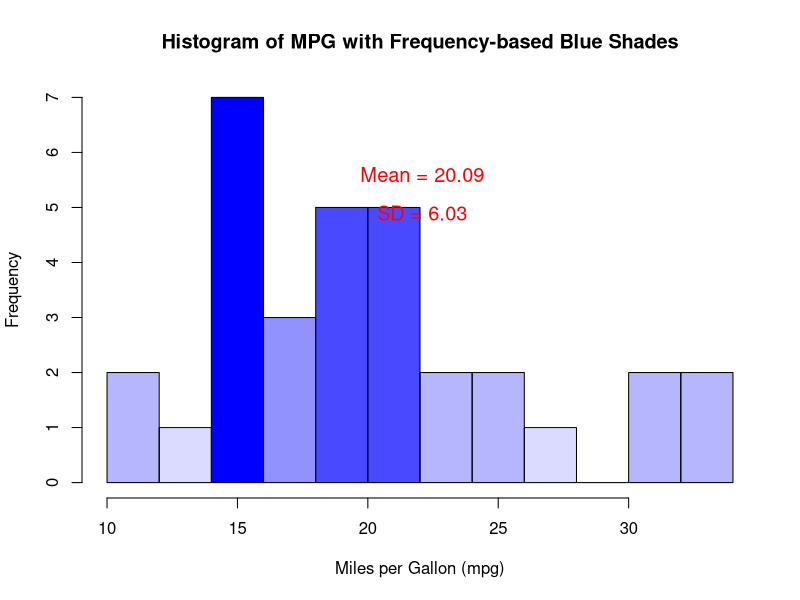

This chart was generated by the following R code:
data(mtcars)


mpg_mean <- mean(mtcars$mpg)
mpg_sd <- sd(mtcars$mpg)


breaks <- seq(floor(min(mtcars$mpg)), ceiling(max(mtcars$mpg)), by=2)


hist_info <- hist(mtcars$mpg, breaks = breaks, plot = FALSE)


max_count <- max(hist_info$counts)

colors <- rgb(0, 0, 1, alpha = hist_info$counts / max_count)

hist(mtcars$mpg,
     breaks = breaks,
     col = colors,
     xlab = "Miles per Gallon (mpg)",
     main = "Histogram of MPG with Frequency-based Blue Shades")

text(x = mpg_mean + 2, y = max_count * 0.8,
     labels = paste0("Mean = ", round(mpg_mean, 2)),
     col = "red", cex = 1.2)
text(x = mpg_mean + 2, y = max_count * 0.7,
     labels = paste0("SD = ", round(mpg_sd, 2)),
     col = "red", cex = 1.2)
